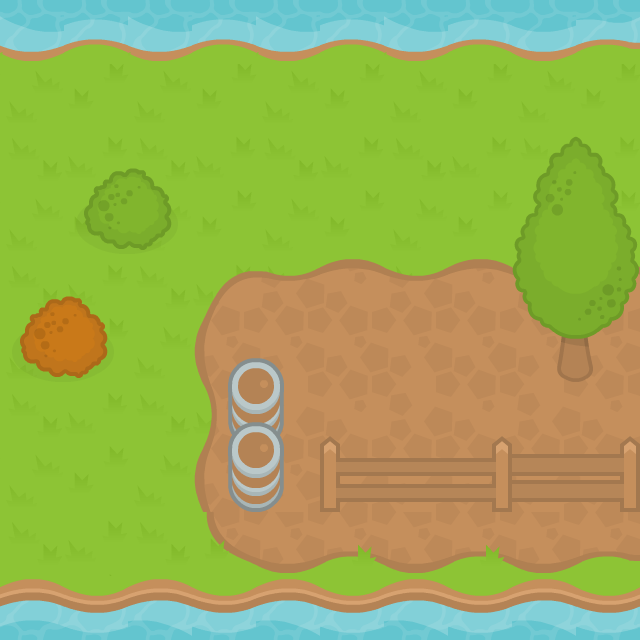

A level layout from a 2D game, rendered from its tile map. Below: a short description, then the map file with tile-grid data replaced by summaries:
An orthogonal 10x10 tile map with 64x64 px tiles, 3 tile layers (Ground, Tile Layer 3, Folliage).

<map version="1.0" orientation="orthogonal" width="10" height="10" tilewidth="64" tileheight="64">
 <tileset firstgid="1" name="tileset" tilewidth="64" tileheight="64">
  <image source="RPGpack_sheet_2X.png" width="2560" height="1664" />
 </tileset>
 <layer name="Ground" width="10" height="10">
  <data>[100 cells, 100 non-empty, 47 distinct tile ids]</data>
 </layer>
 <layer name="Tile Layer 3" width="10" height="10">
  <data>[100 cells, 4 non-empty, 4 distinct tile ids]</data>
 </layer>
 <layer name="Folliage" width="10" height="10">
  <data>[100 cells, 40 non-empty, 34 distinct tile ids]</data>
 </layer>
</map>
